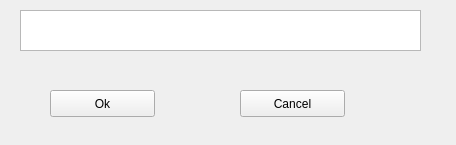
<ui version="4.0" >
 <class>restoreDialog</class>
 <widget class="QWidget" name="restoreDialog" >
  <property name="geometry" >
   <rect>
    <x>0</x>
    <y>0</y>
    <width>456</width>
    <height>145</height>
   </rect>
  </property>
  <property name="windowTitle" >
   <string>Form</string>
  </property>
  <widget class="QTextEdit" name="restoreText" >
   <property name="geometry" >
    <rect>
     <x>20</x>
     <y>10</y>
     <width>401</width>
     <height>41</height>
    </rect>
   </property>
  </widget>
  <widget class="QPushButton" name="pushRestoreOk" >
   <property name="geometry" >
    <rect>
     <x>50</x>
     <y>90</y>
     <width>105</width>
     <height>27</height>
    </rect>
   </property>
   <property name="text" >
    <string>Ok</string>
   </property>
  </widget>
  <widget class="QPushButton" name="pushRestoreCancel" >
   <property name="geometry" >
    <rect>
     <x>240</x>
     <y>90</y>
     <width>105</width>
     <height>27</height>
    </rect>
   </property>
   <property name="text" >
    <string>Cancel</string>
   </property>
  </widget>
 </widget>
 <resources/>
 <connections/>
</ui>
